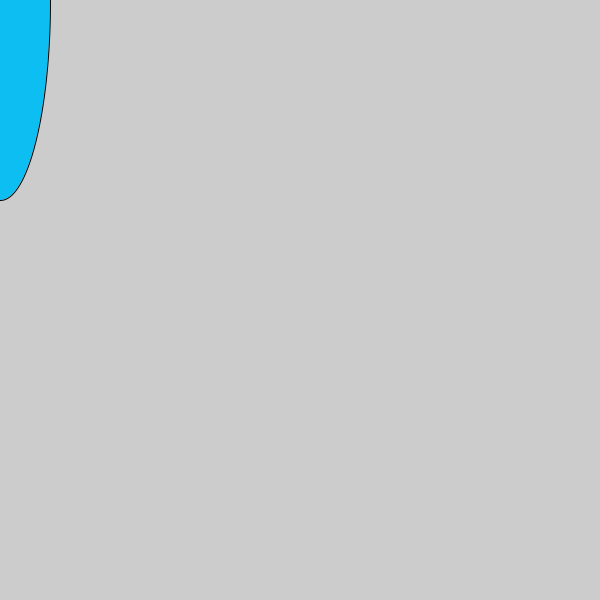
Frame 1 (no input)
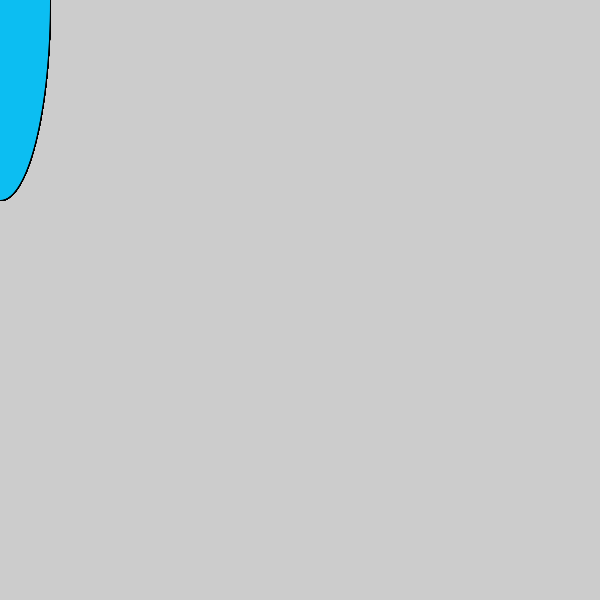
Frame 60 (the mouse pressed at the canvas centre just before this capture)
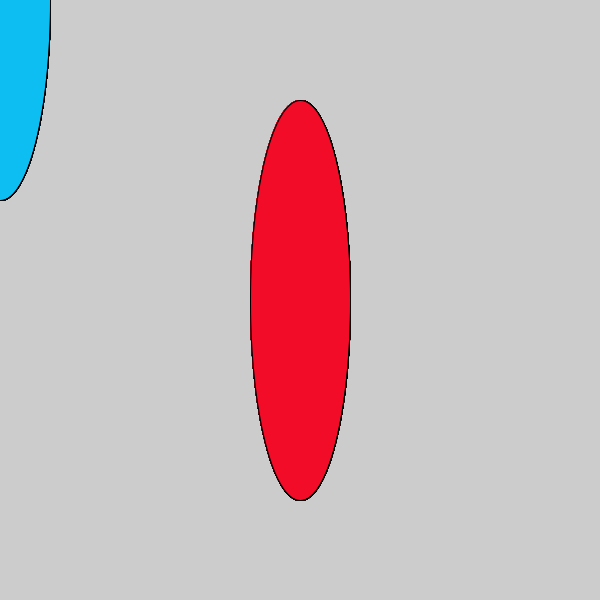
Frame 120 (the mouse held since frame 60 and released just before this capture)

The Processing sketch that drew these frames (run headless with seeded random() and noise(); from frame 60 on, the mouse is pressed at the canvas centre):

// Processing sketch: processing_35094
// ── processing_35094.pde


void setup() {
size(600, 600);
smooth();
}
void draw() {
if (mousePressed) {
fill(242,12,39);
} else {
fill(12,190,242);
}
ellipse(mouseX, mouseY, 100, 400);}
